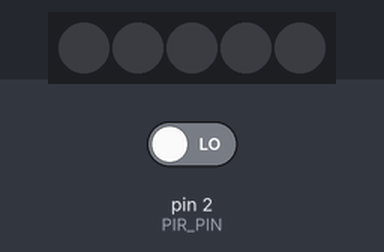
Simulated run of this sketch. Board: Arduino Uno, built with avr-gcc and run on an emulated ATmega328P. Shown: 5 RGB LEDs in strip order, left to right. The inputs (shaded band) are chosen by the test bench; at power-on: pin 2 (PIR_PIN) LOW. Dim RGB values are drawn brighter than linear.

Above: at 6.2 s.
6.3 s: pin 2 (PIR_PIN) driven HIGH
At 6.75 s:
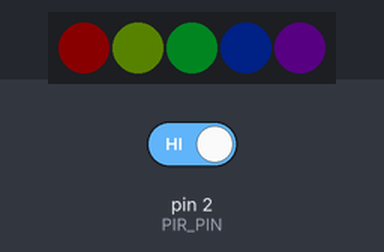
9.0 s: pin 2 (PIR_PIN) driven LOW
At 11.72 s:
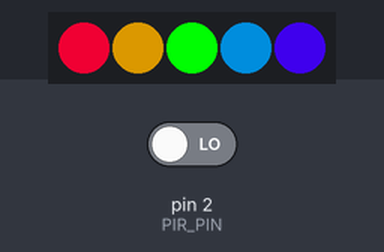
12.0 s: pin 2 (PIR_PIN) driven HIGH
At 12.34 s:
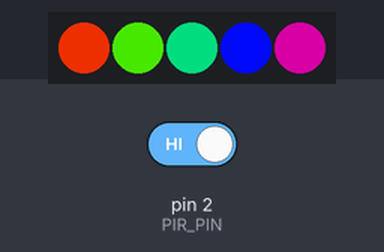
Timing chart, 0 to 19.6 s (numbered marks = the images above; inputs shaded):
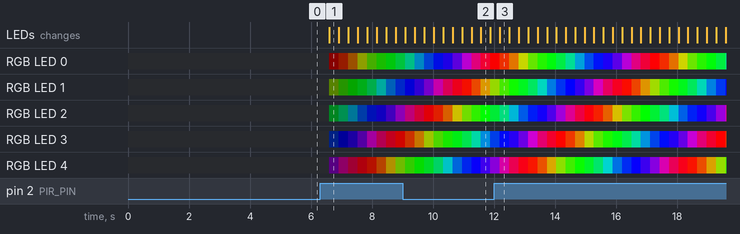

The sketch:

rainbowMotion.ino
```cpp
#include <avr/sleep.h>
#include <Adafruit_NeoPixel.h>
#ifdef __AVR__
  #include <avr/power.h>
#endif

//config
#define LED_COUNT 5
#define LED_PIN 11
#define PIR_PIN 2
#define BRIGHTNESS 255 //0 to 255
unsigned long timeDelay= 2500;
unsigned long animationDuration= 5000;

// Parameter 1 = number of pixels in strip
// Parameter 2 = Arduino pin number (most are valid)
// Parameter 3 = pixel type flags, add together as needed:
//   NEO_KHZ800  800 KHz bitstream (most NeoPixel products w/WS2812 LEDs)
//   NEO_KHZ400  400 KHz (classic 'v1' (not v2) FLORA pixels, WS2811 drivers)
//   NEO_GRB     Pixels are wired for GRB bitstream (most NeoPixel products)
//   NEO_RGB     Pixels are wired for RGB bitstream (v1 FLORA pixels, not v2)
//   NEO_RGBW    Pixels are wired for RGBW bitstream (NeoPixel RGBW products)
Adafruit_NeoPixel strip = Adafruit_NeoPixel(LED_COUNT, LED_PIN, NEO_GRB + NEO_KHZ800);

//end config

//vars
int i;
int val= 0;
unsigned long now = millis();
unsigned long firstMovement = now;
unsigned long lastMovement = now;
unsigned long animationStartTime = now;
unsigned long elapsed= 0;
unsigned long timeSinceLastMovement = 0;
unsigned long timeSinceFirstMovement = 0;
unsigned long timeSinceAnimationStart = 0;


float percentComplete=0.0f;
float percentRemaining=0.0f;
bool isFadeIn = true;
bool isAnimating = false;
bool isMotionDetected = false;
bool wasAnimating = false;

void setup() {
  // This is for Trinket 5V 16MHz, you can remove these three lines if you are not using a Trinket
  #if defined (__AVR_ATtiny85__)
    if (F_CPU == 16000000) clock_prescale_set(clock_div_1);
  #endif
  // End of trinket special code


  strip.begin();
  strip.setBrightness(BRIGHTNESS);
  strip.show(); // Initialize all pixels to 'off'

  // set the motion sensor input
  pinMode(PIR_PIN, INPUT);
  delay(animationDuration);
}


void loop() {
  readSensor();
  adjustBrightness();

  if (isAnimating) {
    rainbowCycle(20);
    wasAnimating = true;
  } else if (wasAnimating){
    wasAnimating = false;
    strip_push_solid(strip.Color(0,0,0));
  }

  delay(200);
 }


void readSensor() {
  now = millis();

  // read Input, if motion detected, record time
  timeSinceAnimationStart = now - animationStartTime;
  isAnimating = timeSinceAnimationStart < animationDuration;

  val = digitalRead(PIR_PIN);
  if (val==1) {
    if (!isMotionDetected){
      if (isAnimating) {
        firstMovement = now - (animationDuration - timeSinceAnimationStart);
      } else  {
        firstMovement = now;
        animationStartTime = now;
        timeSinceAnimationStart = 0;
        i++;
      }
      isMotionDetected = true;
    }
      lastMovement = now;
  }

}

void adjustBrightness() {
  timeSinceLastMovement = now - lastMovement;
  timeSinceFirstMovement = now - firstMovement;

  // if movement was seen recently turn LED on
  if (timeSinceLastMovement > timeDelay){
    if (isMotionDetected && !isAnimating){
      isMotionDetected = false;
      animationStartTime = now;
      timeSinceAnimationStart = 0;
    }
  }

  if (timeSinceFirstMovement < animationDuration) {
    //fade in animation
    isFadeIn = true;
  } else if (isMotionDetected){
    //solid color
    isFadeIn = false;
  } else {
    //fade out animation
    isFadeIn = false;
  }

  if (isFadeIn) {
    percentComplete = ((float)timeSinceFirstMovement) / animationDuration;
    strip.setBrightness(BRIGHTNESS * percentComplete);
  } else {
    if (isMotionDetected){
      percentRemaining = 1.0f; //100%
    } else {
      percentRemaining = 1.0f - min(((float)timeSinceAnimationStart) / animationDuration, 1.0f);
    }

    strip.setBrightness(BRIGHTNESS * percentRemaining);
  }
}


void strip_push_solid(uint32_t color) {
    for (uint16_t i=0; i < strip.numPixels(); i=i+1) {
      strip.setPixelColor(i, color);
    }
    strip.show();
}


// Slightly different, this makes the rainbow equally distributed throughout
void rainbowCycle(uint8_t wait) {
  uint16_t i, j;

  for(j=0; j<256*5; j++) { // 5 cycles of all colors on wheel
    readSensor();
    adjustBrightness();
    for(i=0; i< strip.numPixels(); i++) {
      strip.setPixelColor(i, Wheel(((i * 256 / strip.numPixels()) + j) & 255));
    }
    strip.show();
    delay(wait);
  }
}

// Input a value 0 to 255 to get a color value.
// The colours are a transition r - g - b - back to r.
uint32_t Wheel(byte WheelPos) {
  WheelPos = 255 - WheelPos;
  if(WheelPos < 85) {
    return strip.Color(255 - WheelPos * 3, 0, WheelPos * 3);
  }
  if(WheelPos < 170) {
    WheelPos -= 85;
    return strip.Color(0, WheelPos * 3, 255 - WheelPos * 3);
  }
  WheelPos -= 170;
  return strip.Color(WheelPos * 3, 255 - WheelPos * 3, 0);
}
```
